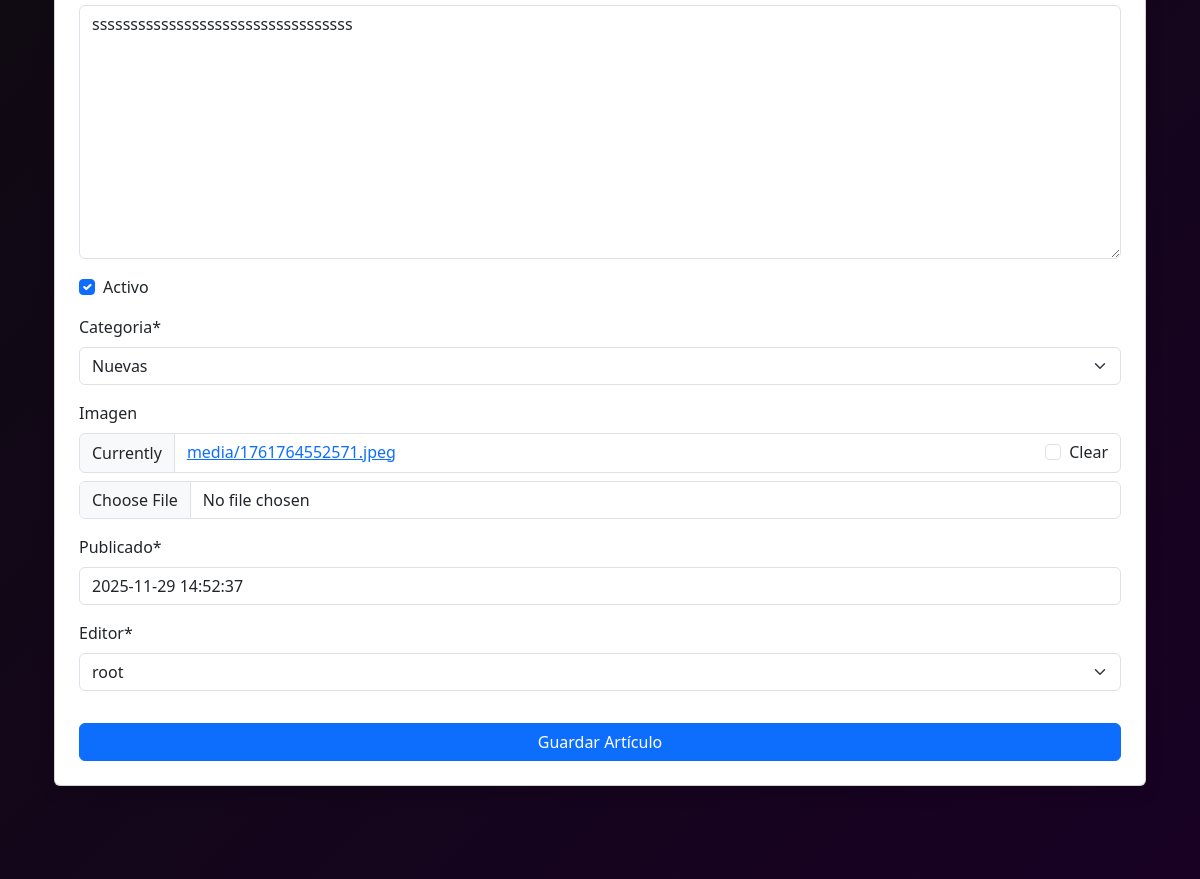
Before: /articulos/articulos/2/actualizar/ (signed in, middle part) with the older database file.
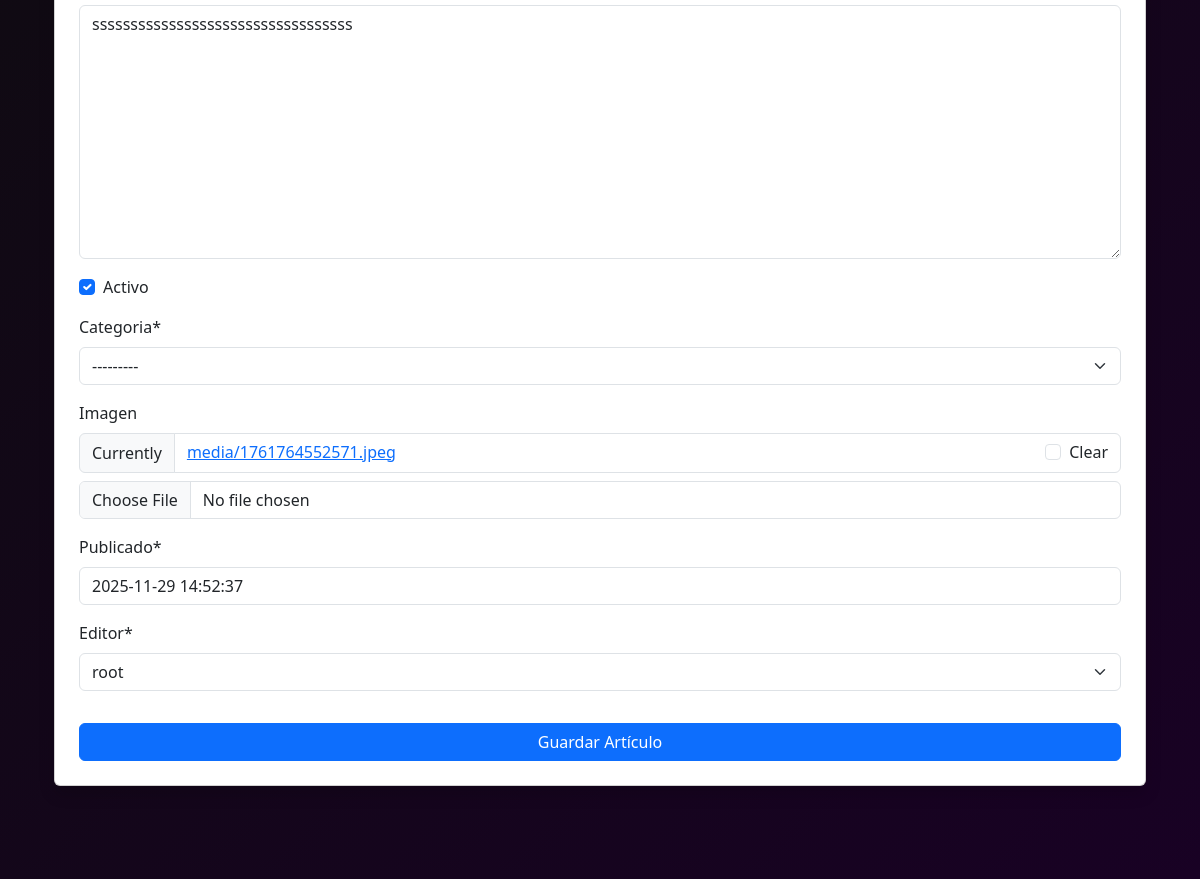
After: the same page with the newer database file.
### apps/articulo/models.py (models this page shows, shortened)
class Articulo(models.Model):
    titulo = models.CharField(max_length=30, null=False)
    resumen = models.TextField(null=False)
    contenido = models.TextField(null=False)
    fecha_publicacion = models.DateTimeField(auto_now_add=True)
    activo = models.BooleanField(default=True)
    categoria = models.ForeignKey(Categoria, on_delete=models.SET_NULL, null=True)
    imagen = models.ImageField(null=True, blank=True, upload_to='media', default='post_default.png')
    publicado = models.DateTimeField(default=timezone.now)
    editor = models.ForeignKey(settings.AUTH_USER_MODEL, on_delete=models.CASCADE, null=True)
    class Meta:
        ordering = ('-publicado',)

### apps/articulo/views.py (the view, shortened to what this page needs)
# urls.py: path('articulos/<int:pk>/actualizar/', ArticuloUpdateView.as_view(), name='articuloActualizar'),
class ArticuloUpdateView(LoginRequiredMixin, UpdateView):
    model = Articulo
    form_class = ArticuloForm
    template_name = 'articulo/articulo_form.html'

### apps/articulo/forms.py
class ArticuloForm(forms.ModelForm):
    class Meta:
        model = Articulo
        fields = '__all__'

### apps/articulo/models.py (called while the page is built)
    def __str__(self):
        return self.nombre

### templates/articulo/articulo_form.html (shortened to what this page needs)
{% extends 'home.html' %}
{% load static %}
{% load crispy_forms_tags %}
{% block extra_css %}
<link rel="stylesheet" href="{% static 'css/articulos.css' %}">
{% endblock %}
{% block content %}
<section class="container py-5">
    <div class="card shadow p-4">
        <form method="POST" enctype="multipart/form-data">
            {{ form|crispy }}
            <button type="submit" class="btn btn-primary mt-3 w-100">
                Guardar Artículo
            </button>
        </form>
    </div>
</section>
{% endblock %}

Changed rows visible on the page:
changed Articulo "ssssssssssssssssssssssssssssssssss": categoria "Nuevas" → "---------"
